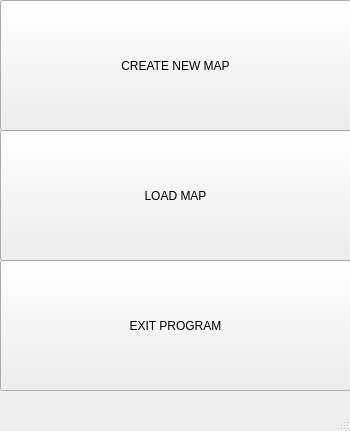
<?xml version="1.0" encoding="UTF-8"?>
<ui version="4.0">
 <class>MainWindow</class>
 <widget class="QMainWindow" name="MainWindow">
  <property name="geometry">
   <rect>
    <x>0</x>
    <y>0</y>
    <width>350</width>
    <height>431</height>
   </rect>
  </property>
  <property name="windowTitle">
   <string>MainWindow</string>
  </property>
  <widget class="QWidget" name="centralwidget">
   <widget class="QPushButton" name="createMapButton">
    <property name="geometry">
     <rect>
      <x>0</x>
      <y>0</y>
      <width>351</width>
      <height>131</height>
     </rect>
    </property>
    <property name="text">
     <string>CREATE NEW MAP</string>
    </property>
   </widget>
   <widget class="QPushButton" name="loadMapButton">
    <property name="geometry">
     <rect>
      <x>0</x>
      <y>130</y>
      <width>351</width>
      <height>131</height>
     </rect>
    </property>
    <property name="text">
     <string>LOAD MAP</string>
    </property>
   </widget>
   <widget class="QPushButton" name="exitButton">
    <property name="geometry">
     <rect>
      <x>0</x>
      <y>260</y>
      <width>351</width>
      <height>131</height>
     </rect>
    </property>
    <property name="text">
     <string>EXIT PROGRAM</string>
    </property>
   </widget>
  </widget>
  <widget class="QMenuBar" name="menubar">
   <property name="geometry">
    <rect>
     <x>0</x>
     <y>0</y>
     <width>350</width>
     <height>17</height>
    </rect>
   </property>
  </widget>
  <widget class="QStatusBar" name="statusbar"/>
 </widget>
 <resources/>
 <connections/>
</ui>
